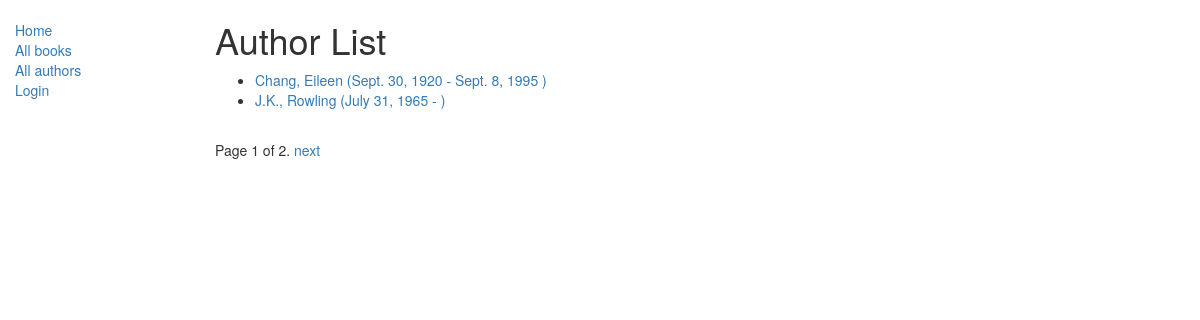
Screenshot of /catalog/authors/ with the database file from the repository.
### catalog/models.py (models this page shows)
class Author(models.Model):
    first_name = models.CharField(max_length=100)
    last_name = models.CharField(max_length=100)
    date_of_birth = models.DateField(null=True, blank=True)
    date_of_death = models.DateField('died', null=True, blank=True)
    def get_absolute_url(self):
        return reverse('author-detail', args=[str(self.id)])
    def __str__(self):
        return '%s, %s' % (self.last_name, self.first_name)
    class Meta:
        ordering = ['last_name']

### catalog/views.py (the view)
class AuthorListView(generic.ListView):
    model = Author
    paginate_by = 2

### catalog/templates/catalog/author_list.html
{% extends "base_generic.html" %}
{% block content %}
    <h1>Author List</h1>
    {% if author_list %}
    <ul>
      {% for author in author_list %}
      <li>
        <a href="{{ author.get_absolute_url }}">
          {{ author }}
          ({{author.date_of_birth }} - {% if author.date_of_death %} {{author.date_of_death}} {% endif %})
        </a>
      </li>
      {% endfor %}
    </ul>
    {% else %}
      <p>There are no authors in the library.</p>
    {% endif %}
{% endblock %}

### rows the page displays
Author: last_name+first_name "Chang, Eileen", date_of_birth "Sept. 30, 1920", date_of_death "Sept. 8, 1995"
Author: last_name+first_name "J.K., Rowling", date_of_birth "July 31, 1965"

### other values shown
{{ page_obj.number }} "1"
{{ page_obj.paginator.num_pages }} "2"
